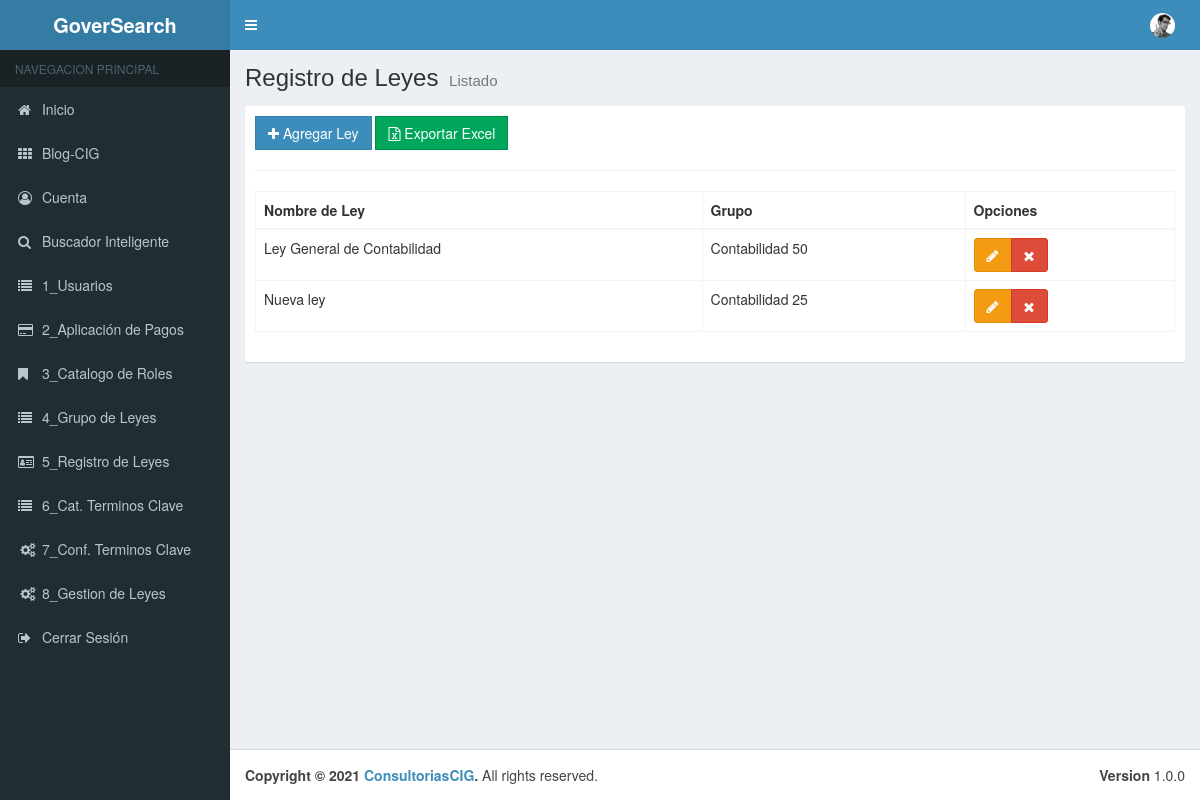
Before: /00_Menu/cReg_Leyes with the older database file.
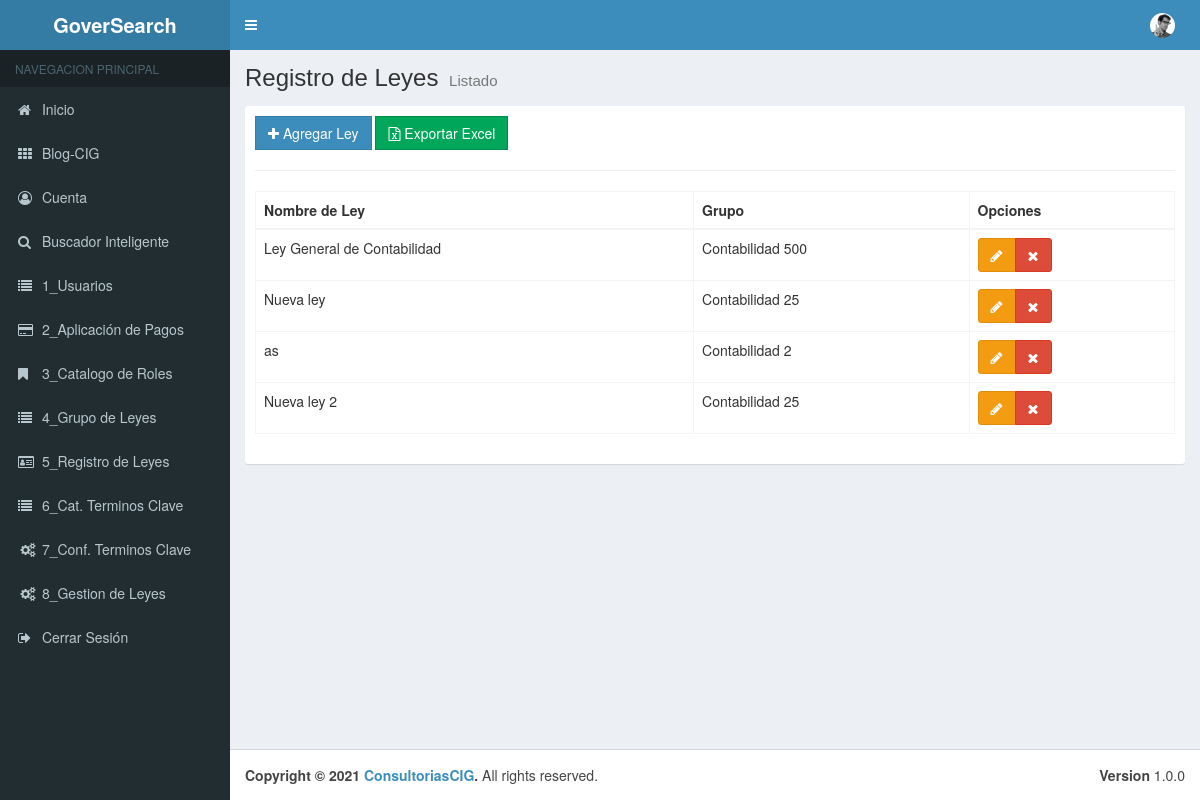
After: the same page with the newer database file.
### tables this page shows
CREATE TABLE `tbl_leyes` (
  `pk_Datos_Ley` int(11) NOT NULL,
  `Nombre_de_Ley` varchar(50) NOT NULL,
  `Grupo_pk` int(11) NOT NULL,
  `Estado` bit(1) NOT NULL
);

CREATE TABLE `tbl_gpo_leyes` (
  `pk_Gpo_Ley` int(11) NOT NULL,
  `Nombre_de_Grupo` varchar(50) NOT NULL,
  `Estado` bit(1) NOT NULL
);

### application/controllers/00_Menu/cReg_Leyes.php (called while the page is built, shortened)
<?php
class cReg_Leyes extends CI_Controller {
	public function __construct(){
		$this->load->model("Reg_Leyes_Model");
		$this->load->model("Grupo_Leyes_Model");
	}
	public function index()
	{
		$data = array(
			'regleyes' =>$this->Reg_Leyes_Model->getRegLey(),
	   );
		$this->load->view("layouts/header");
		$this->load->view("layouts/aside");
		$this->load->view("admin/01_Menu/vReg_Leyes/list", $data);
		$this->load->view("layouts/footer");
	}
}

### index.php (called while the page is built, shortened)
<?php
require_once BASEPATH.'core/CodeIgniter.php';

### application/models/Reg_Leyes_Model.php (called while the page is built, shortened)
<?php
class Reg_Leyes_Model extends CI_Model {
    public function getRegLey(){
        $this->db->select("l.* ,g.Nombre_de_Grupo as grupos");
        $this->db->from("tbl_leyes l");
        $this->db->join("tbl_gpo_leyes g","l.Grupo_pk = g.pk_Gpo_Ley");
        $this->db->where("l.Estado","1");
        $resultados = $this->db->get();
        return $resultados->result();
    }
}

### application/views/admin/01_Menu/vReg_Leyes/list.php (the view)
<div class="content-wrapper">
    <section class="content-header">
        <h1>
        Registro de Leyes
        <small>Listado</small>
        </h1>
    </section>
    <section class="content">
        <div class="box box-solid">
            <div class="box-body">
                <div class="row">
                        <div class="col-md-12">
                            <a href="<?php echo base_url();?>00_Menu/cReg_Leyes/add" class="btn btn-primary btn-flat"><span class="fa fa-plus"></span> Agregar Ley</a>
                            <a href="<?php echo base_url();?>00_Menu/cReg_Leyes/add" class="btn btn-success btn-flat"><span class="fa fa-file-excel-o"></span> Exportar Excel</a>
                        </div>
                    </div>
                <hr>
                    <div class="row">
                        <div class="col-md-12">
                            <table id="example1" class="table table-bordered table-hover">
                                <thead>
                                <tr>
                                    <th>Nombre de Ley</th>
                                    <th>Grupo</th>
                                    <th>Opciones</th>
                                    </tr>
                                </thead>
                                <tbody>
                                    <?php if(!empty($regleyes)):?>
                                        <?php foreach($regleyes as $regley):?>
                                            <tr>
                                                <td><?php echo $regley->Nombre_de_Ley;?></td>
                                                <td><?php echo $regley->grupos;?></td>
                                                <td>
                                                    <div class="btn-group">
                                                        <a href="<?php echo base_url()?>00_Menu/cReg_Leyes/edit/<?php echo $regley->pk_Datos_Ley;?>" class="btn btn-warning"><span class="fa fa-pencil"></span></a>
                                                        <a href="<?php echo base_url();?>00_Menu/cReg_Leyes/delete/<?php echo $regley->pk_Datos_Ley;?>" class="btn btn-danger btn-remove"><span class="fa fa-remove"></span></a>                                                            </div>
                                                </td>
                                            </tr>
                                        <?php endforeach;?>
                                    <?php endif;?>
                                </tbody>
                            </table>
                        </div>
                    </div>
            </div>
        </div>
    </section>
</div>

Changed rows visible on the page:
changed through a linked row, tbl_leyes "Ley General de Contabilidad": Grupo_pk.Nombre_de_Grupo "Contabilidad 50" → "Contabilidad 500"
added tbl_leyes: Nombre_de_Ley "as", Grupo_pk.Nombre_de_Grupo "Contabilidad 2"
added tbl_leyes: Nombre_de_Ley "Nueva ley 2", Grupo_pk.Nombre_de_Grupo "Contabilidad 25"
